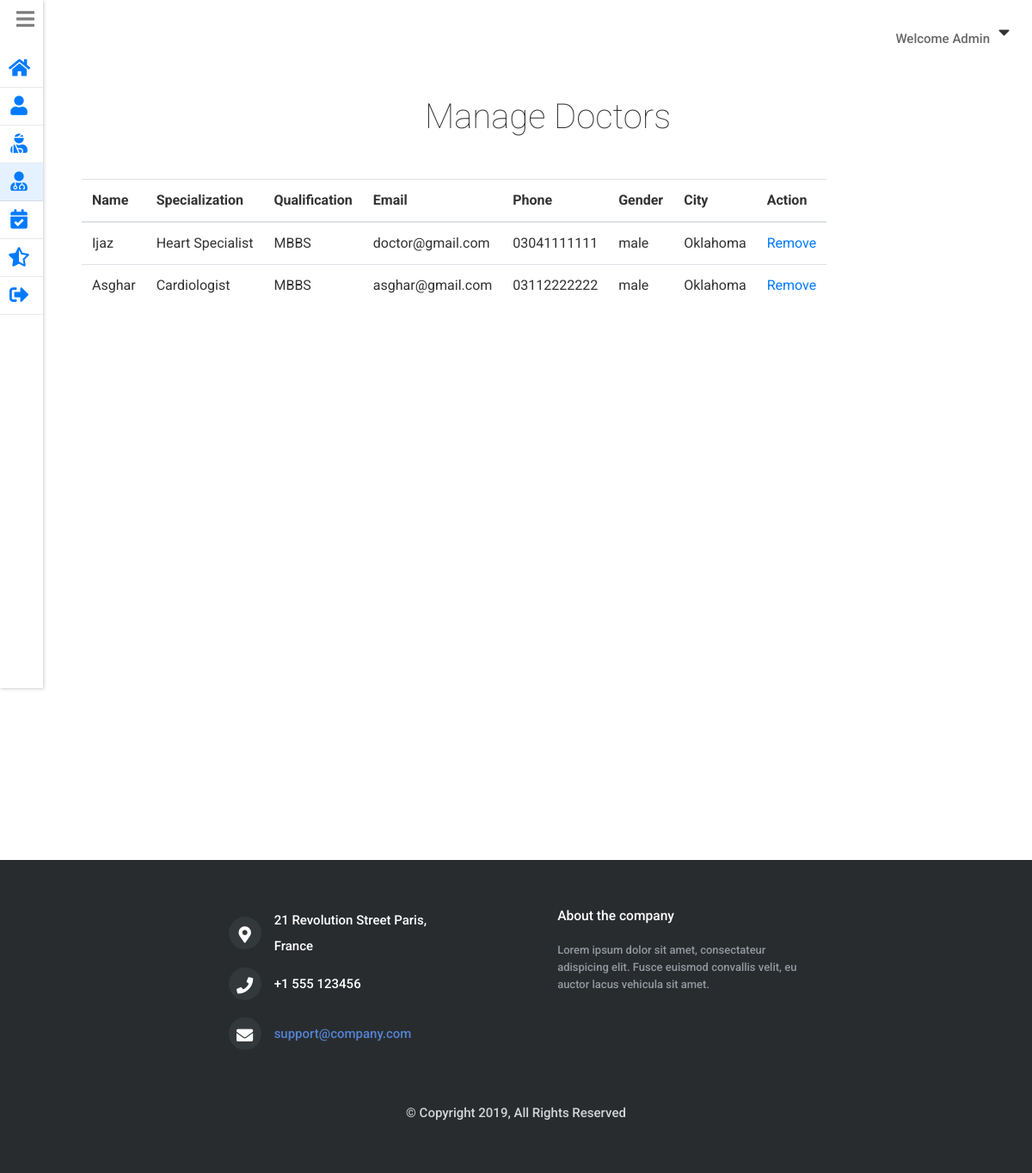
Page /admin/manageDoctors.php (signed in) on the committed database.
### tables this page shows
CREATE TABLE `doctors` (
  `id` int(11) NOT NULL,
  `username` varchar(255) NOT NULL,
  `name` varchar(255) NOT NULL,
  `email` varchar(255) NOT NULL,
  `gender` varchar(6) NOT NULL,
  `hashedPassword` varchar(255) NOT NULL,
  `phone` varchar(60) NOT NULL,
  `address` varchar(255) NOT NULL,
  `city` varchar(60) NOT NULL,
  `dob` varchar(255) NOT NULL,
  `about` varchar(255) NOT NULL,
  `specialization` varchar(60) NOT NULL,
  `qualification` varchar(60) NOT NULL,
  `fees` int(11) NOT NULL,
  `created_on` timestamp NOT NULL DEFAULT CURRENT_TIMESTAMP
);

### private/functions.php (called while the page is built, shortened)
<?php
function loggedInAdminId(){
  return $_SESSION[SessionContract::SESSION_ADMIN_ID];
}
  function urlFor($script_path) {
      if($script_path[0] != '/') {
        $script_path = "/" . $script_path;
      }
      return WWW_ROOT . $script_path;
  }
  function getStylePath($stylesheet_name) {
      if($stylesheet_name[0] != '/') {
        $stylesheet_name = "/" . $stylesheet_name;
      }
      return STYLES_PATH . $stylesheet_name;
  }
?>

### private/model/admin.class.php (called while the page is built, shortened)
<?php
class Admin {
    public $name;
    static private $db;
      static public function setDatabase($pdo){
        if($pdo){
          Admin::$db = $pdo;
        }
        else{
          throw new \Exception("Please pass valid database in Admin ");
        }
      }
      static public function find_admin_by_id($id){
        $queryString  = "SELECT * FROM ".AdminTable::TABLE_NAME." ";
        $queryString .= "WHERE ".AdminTable::COLUMN_ID." = ?";
        $stmt = Admin::$db->prepare($queryString);
        $stmt->execute([$id]);
        $admin = $stmt->fetch(PDO::FETCH_ASSOC);
        if(isset($admin)){
            return new self($admin);
        }
        else {
          return false;
        }
      }
    public function getName() {
         return $this->name;
    }
    public function setName($name) {
         $this->name = $name;
    }
}
?>

### private/model/doctor.class.php (called while the page is built, shortened)
<?php
class Doctor
{
    private $id;
    private $name;
    private $email;
    private $gender;
    private $phone;
    private $city;
    private $specialization;
    private $qualification;
    static private $db;
    function __construct($args =[]){
            $this->setId($args[DoctorTable::COLUMN_ID] ?? '');
    }
    static public function setDatabase($pdo){
      if($pdo){
        Doctor::$db = $pdo;
      }
      else{
        throw new \Exception("Please pass valid database in doctor ");
      }
    }
    static public function find_all_doctors(){
     $queryString  = "SELECT * FROM ".DoctorTable::TABLE_NAME;
     $stmt = Doctor::$db->prepare($queryString);
     $stmt->execute();
     $doctors = [];
     while($doctorAssoc = $stmt->fetch(PDO::FETCH_ASSOC)){
       $doctors[]= new self($doctorAssoc);
     }
     if(!empty($doctors)){
       return $doctors;
     }else{
       return false;
     }
    }
    public function getId() {
         return $this->id;
    }
    public function setId($id) {
         $this->id = $id;
         $this->reviews = Review::find_reviews_by_doctor_id($id);
    }
    public function getName() {
         return $this->name;
    }
    public function setName($name) {
         $this->name = $name;
    }
    public function getEmail() {
         return $this->email;
    }
    public function setEmail($email) {
         $this->email = $email;
    }
    public function getGender() {
         return $this->gender;
    }
    public function setGender($gender) {
         $this->gender = $gender;
    }
    public function getPhone() {
         return $this->phone;
    }
    public function setPhone($phone) {
         $this->phone = $phone;
    }
    public function getCity() {
         return $this->city;
    }
    public function setCity($city) {
         $this->city = $city;
    }
    public function getSpecialization() {
         return $this->specialization;
    }
    public function setSpecialization($specialization) {
         $this->specialization = $specialization;
    }
    public function getQualification() {
         return $this->qualification;
    }
    public function setQualification($qualification) {
         $this->qualification = $qualification;
    }
}
 ?>

### private/model/review.class.php (called while the page is built, shortened)
<?php
class Review
{
    static private $db;
    static public function setDatabase($pdo){
      if($pdo){
        Review::$db = $pdo;
      }
      else{
        throw new \Exception("Please pass valid database in Review1 ");
      }
    }
    static public function find_reviews_by_doctor_id($doctor_id){
        $queryString  = "SELECT * FROM ".ReviewTable::TABLE_NAME." ";
        $queryString .= "WHERE ".ReviewTable::COLUMN_DOCTOR_ID." = ?";
        $stmt = Review::$db->prepare($queryString);
        $stmt->execute([$doctor_id]);
        $reviews  = $stmt->fetchAll(PDO::FETCH_ASSOC);
        if(!empty($reviews)){
          return $reviews;
        }else{
          return false;
        }
      }
}
?>

### public/admin/manageDoctors.php (the view, shortened to what this page needs)
<?php  require_once('../../private/initialize.php');
    $doctors = Doctor::find_all_doctors();
    $page_title = "Manage Doctors";
    require_once(getSharedFilePath('admin/header.php'));
?>
<section class="main_content mt-5 ">
  <h1 class="mb-4 text-center">Manage Doctors</h1>
  <table  class=" col-11 mx-auto col-sm-12 mt-5 table table-responsive" >
      <thead>
        <tr>
          <th>Name</th>
          <th>Specialization</th>
          <th>Qualification</th>
          <th>Email</th>
          <th>Phone</th>
          <th>Gender</th>
          <th>City</th>
          <th>Action</th>
        </tr>
      </thead>
      <tbody>
        <?php foreach ($doctors  as $doctor): ?>
          <tr>
            <td><?php echo $doctor->getName(); ?></td>
            <td><?php echo $doctor->getSpecialization(); ?></td>
            <td><?php echo $doctor->getQualification(); ?></td>
            <td><?php echo $doctor->getEmail(); ?></td>
            <td><?php echo $doctor->getPhone(); ?></td>
            <td><?php echo $doctor->getGender(); ?></td>
            <td><?php echo $doctor->getCity(); ?></td>
            <td> <a href="<?php echo urlFor('admin/delete_doctor.php')."?doctor_id=".$doctor->getId(); ?>">Remove</a> </td>
          </tr>
        <?php endforeach; ?>
      </tbody>
    </table>
</section>
<?php     require_once(getSharedFilePath('admin/footer.php')); ?>

### private/shared/admin/header.php (shortened to what this page needs)
<?php
  $admin_id = loggedInAdminId();
  $admin = Admin::find_admin_by_id($admin_id);
 ?>
<!DOCTYPE html>
<html lang="en" dir="ltr">
  <head>
    <link rel="stylesheet" href="<?php echo getStylePath("main.css"); ?>">
    <link rel="stylesheet" href="https://stackpath.bootstrapcdn.com/bootstrap/4.3.1/css/bootstrap.min.css">
    <link rel="stylesheet" href="https://use.fontawesome.com/releases/v5.7.0/css/all.css">
  </head>
  <body>
      <div class="welcome_bar">
        <p>Welcome <?php echo $admin->getName(); ?> </p><i id="welcome_drop_down_btn" class="fas fa-caret-down"></i>
      </div>
    <div class="content">
      <nav class="drawer
        <?php if($page_title=='Manage Patients' ||$page_title=='Manage Doctors'){echo "drawer_collapse";}; ?>">
         <i id="drawer_icon" class="fas fa-bars"></i>
         <ul>
         <li onclick="location.href='<?php echo urlFor("admin/index.php"); ?>';"
           class="<?php if($page_title=='Dashboard'){echo "item_selected";}; ?>">
           <i class="drawer_item_icon fas fa-home"></i>
         </li>
         <li onclick="location.href='<?php echo urlFor("admin/profile.php"); ?>';"
           class="<?php if($page_title=='Profile'){echo "item_selected";}; ?>">
           <i class="drawer_item_icon fas fa-user"></i>
         </li>
         <li onclick="location.href='<?php echo urlFor("admin/managePatients.php"); ?>';"
           class="<?php if($page_title=='Manage Patients'){echo "item_selected";}; ?>">
           <i class="drawer_item_icon fas fa-user-injured"></i>
         </li>
         <li onclick="location.href='<?php echo urlFor("admin/manageDoctors.php"); ?>';"
           class="<?php if($page_title=='Manage Doctors'){echo "item_selected";}; ?>">
           <i class="drawer_item_icon fas fa-user-md"></i>
         </li>
         <li onclick="location.href='<?php echo urlFor("admin/appointmentHistory.php"); ?>';"
           class="<?php if($page_title=='Appointment History'){echo "item_selected";}; ?>">
           <i class="drawer_item_icon fas fa-calendar-check"></i>
         </li>
         <li onclick="location.href='<?php echo urlFor("admin/feedbacks.php"); ?>';"
           class="<?php if($page_title=="Users Feedbacks"){echo "item_selected";}; ?>">
           <i class="drawer_item_icon fas fa-star-half-alt"></i>
         </li>
         <li onclick="location.href='<?php echo urlFor("admin/doLogout.php"); ?>';">
           <i class="drawer_item_icon fas fa-sign-out-alt"></i>
         </li>
       </ul>
      </nav>

### private/styles/css/main.css (style rules this page uses)
* { margin: 0; padding: 0; -webkit-font-smoothing: antialiased; -webkit-text-shadow: rgba(0, 0, 0, 0.01) 0 0 1px; text-shadow: rgba(0, 0, 0, 0.01) 0 0 1px; }
body { font-family: 'Roboto', sans-serif; font-size: 15px; font-weight: 500; background: #FFFFFF; color: #696969; }
div { display: block; position: relative; -webkit-box-sizing: border-box; -moz-box-sizing: border-box; box-sizing: border-box; }
ul { list-style: none; margin-bottom: 0px; }
p { font-family: 'Roboto', sans-serif; font-size: 15px; line-height: 2; font-weight: 500; color: #696969; -webkit-font-smoothing: antialiased; -webkit-text-shadow: rgba(0, 0, 0, 0.01) 0 0 1px; text-shadow: rgba(0, 0, 0, 0.01) 0 0 1px; }
p:last-of-type { margin-bottom: 0; }
a { -webkit-transition: all 200ms ease; -moz-transition: all 200ms ease; -ms-transition: all 200ms ease; -o-transition: all 200ms ease; transition: all 200ms ease; }
a, a:hover, a:visited, a:active, a:link { text-decoration: none; }
h1 { font-size: 48px; }
h1, h2, h3, h4, h5, h6 { font-family: 'Roboto', sans-serif; -webkit-font-smoothing: antialiased; -webkit-text-shadow: rgba(0, 0, 0, 0.01) 0 0 1px; text-shadow: rgba(0, 0, 0, 0.01) 0 0 1px; }
section { display: block; position: relative; box-sizing: border-box; }
* { margin: 0; padding: 0; font-family: 'Roboto', sans-serif; color: #333333; }
.welcome_bar { display: flex; position: absolute; z-index: 1; top: 0; right: 0; margin: 16px; align-items: center; justify-content: center; }
.welcome_bar p { margin-top: 14px; }
.welcome_bar #welcome_drop_down_btn { font-size: 1.3em; padding: 10px; box-sizing: border-box; fill: #333333; }
.content { display: flex; }
.drawer { position: relative; font-weight: normal; height: 100vh; display: block; box-shadow: 1px 1px 4px rgba(0, 0, 0, 0.2); flex-basis: 350px; }
.drawer.drawer_collapse { flex-basis: 0px; }
.drawer.drawer_collapse li { padding-right: 16px; }
.drawer #drawer_icon { font-size: 1.5em; color: grey; position: absolute; top: 0; right: 0; padding: 10px; box-sizing: border-box; }
.drawer ul { list-style: none; display: flex; flex-direction: column; padding-top: 58px; }
.drawer li { display: flex; justify-content: flex-start; align-items: center; padding: 10px; padding-right: 48px; box-sizing: border-box; position: relative; }
.drawer li::after { display: inline-block; content: ""; height: 1px; width: 100%; position: absolute; bottom: 0; left: 0; background: rgba(51, 51, 51, 0.1); }
.drawer .drawer_item_icon { font-size: 1.4em; text-align: center; width: 24px; height: 24px; color: #007bff; }
.drawer .item_selected { background: rgba(0, 123, 255, 0.1); }
.main_content { width: 100%; padding: 0 30px; margin-bottom: 0px; }
.main_content h1 { font-weight: lighter; text-align: center; margin-left: 24px; margin-top: 64px; }
table.table a { color: #007bff; }

### rows in the picture
doctors: name "Ijaz", specialization "Heart Specialist", qualification "MBBS", email "doctor@gmail.com", phone "03041111111", gender "male", city "Oklahoma"
doctors: name "Asghar", specialization "Cardiologist", qualification "MBBS", email "asghar@gmail.com", phone "03112222222", gender "male", city "Oklahoma"

### other values in the picture
$admin->getName() "Admin"
